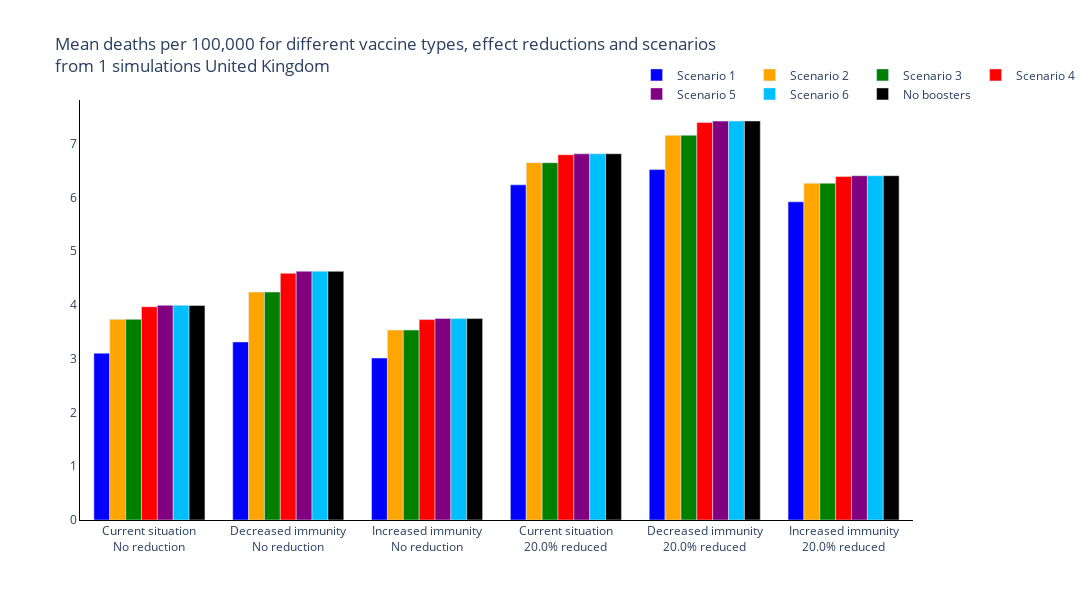
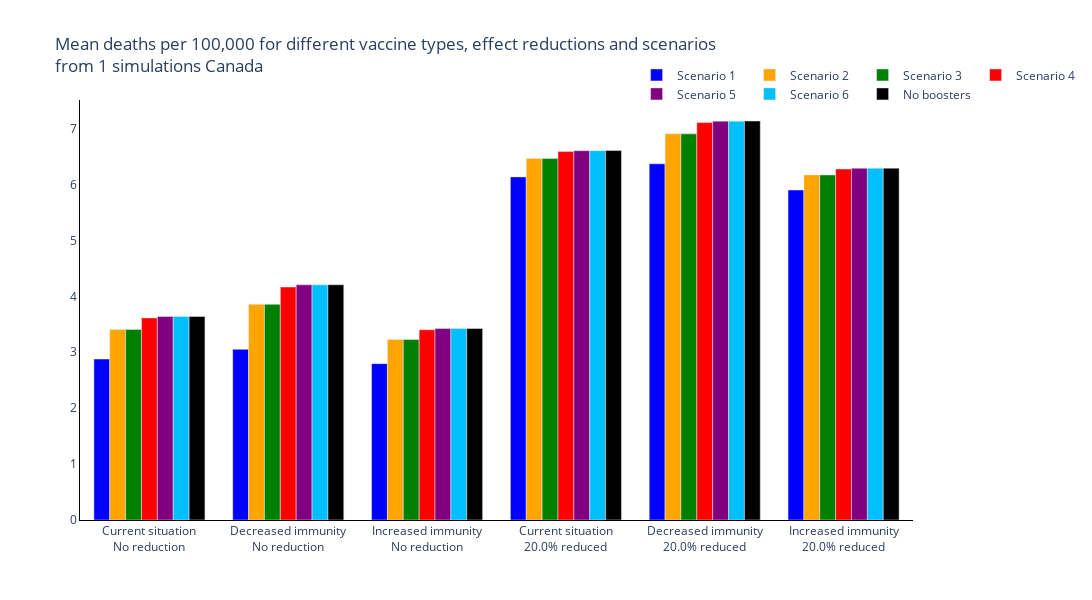
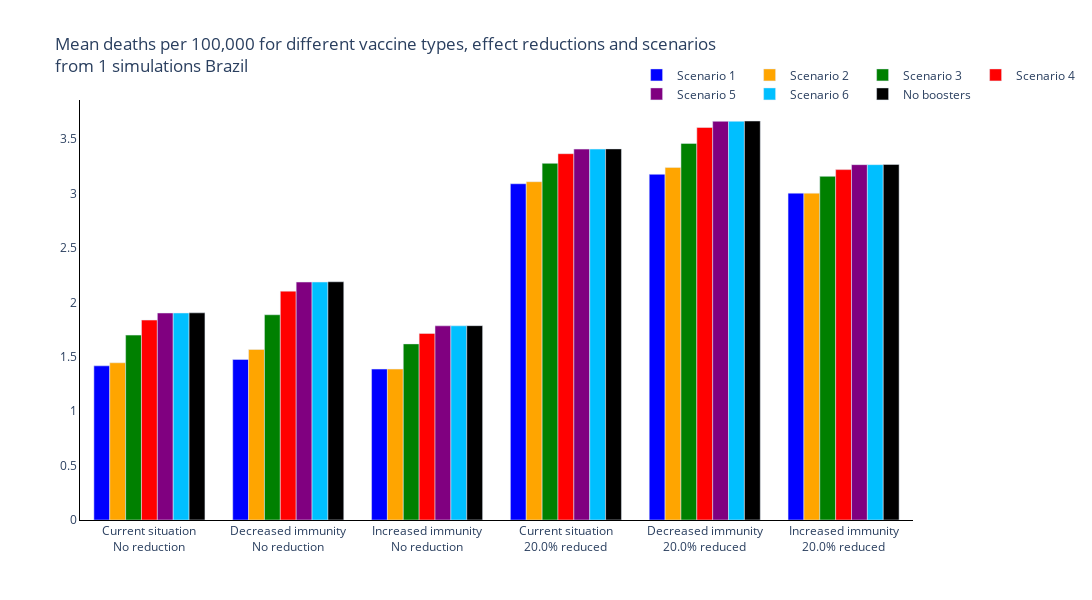
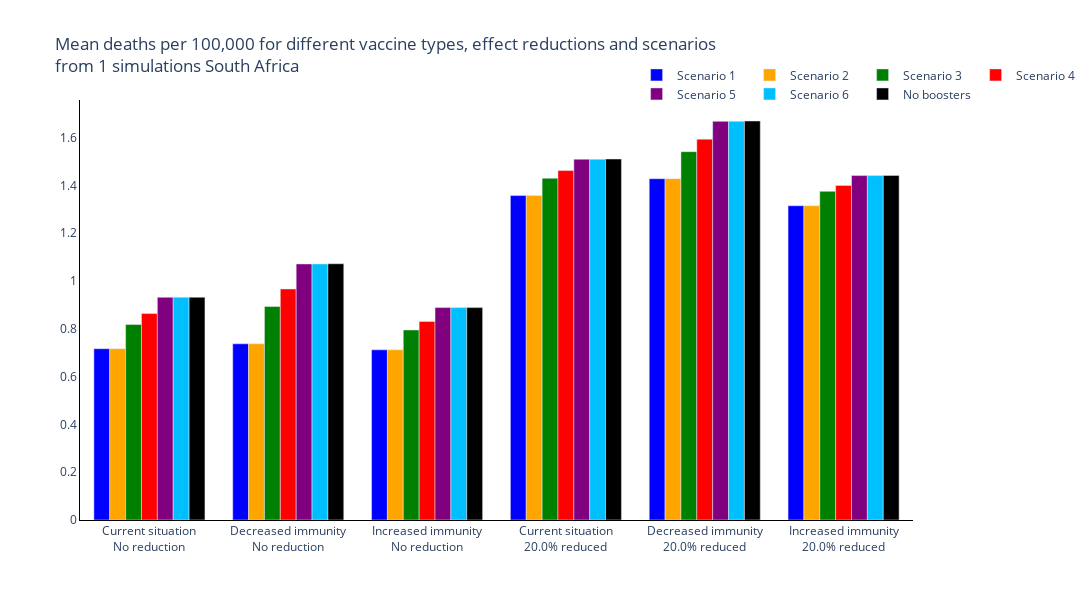

Notebook code for these charts, in order:
### Markdown cell above
## Summary Figures
### Total Deaths

### Code cell
new_colours = ['blue', 'orange', 'green', 'red', 'purple', 'deepskyblue', 'black']

trace_name = ['Scenario {}'.format(s+1) for s, scenario in enumerate(scenario_names[:-1])] + [scenario_names[-1]]

for r, reg in enumerate(regions):
    fig = go.Figure()
    # Plot for each region
    for s, scenario in enumerate(scenario_names):
        fig.add_trace(
            go.Bar(
                y=[np.sum(total_new_deaths_mean[r][cv, ss, s, :]) for cv, change_vacc in enumerate(changes_vaccine) for ss, sero_scen in enumerate(seroprevalance_scenarios)],
                x=['{}<br>{}% reduced'.format(sero_scen, 100 * change_vacc) if change_vacc!=0 else '{}<br>No reduction'.format(sero_scen) for cv, change_vacc in enumerate(changes_vaccine) for ss, sero_scen in enumerate(seroprevalance_scenarios)],
                name=trace_name[s],
                marker_color=new_colours[s]
            )
        )

    # Add axis labels
    fig.update_layout(
        boxmode='group',
        title='Mean deaths per 100,000 for different vaccine types, effect reductions and scenarios<br>from {} simulations {}'.format(len(regimes), reg),
        width=1100,
        height=600,
        plot_bgcolor='white',
        xaxis=dict(linecolor='black'),
        yaxis=dict(linecolor='black'),
        hovermode='x unified',
        legend=dict(
                orientation="h",
                yanchor="bottom",
                y=0.98,
                xanchor="right",
                x=1.2
            )
        )

    fig.write_image('images/report4_variant_adapted_vaccine/Deaths per Scenario and Vaccine Type {}.pdf'.format(reg))
    fig.show()

### Figure 1 — Plotly figure (JSON) as saved in the notebook; plotly's stock layout.template omitted (floating-point values rounded to 4 significant figures)
{"data": [{"marker": {"color": "blue"}, "name": "Scenario 1", "type": "bar", "x": ["Current situation<br>No reduction", "Decreased immunity<br>No reduction", "Increased immunity<br>No reduction", "Current situation<br>20.0% reduced", "Decreased immunity<br>20.0% reduced", "Increased immunity<br>20.0% reduced"], "y": [3.104, 3.313, 3.013, 6.235, 6.519, 5.919]}, {"marker": {"color": "orange"}, "name": "Scenario 2", "type": "bar", "x": ["Current situation<br>No reduction", "Decreased immunity<br>No reduction", "Increased immunity<br>No reduction", "Current situation<br>20.0% reduced", "Decreased immunity<br>20.0% reduced", "Increased immunity<br>20.0% reduced"], "y": [3.734, 4.241, 3.534, 6.647, 7.159, 6.266]}, {"marker": {"color": "green"}, "name": "Scenario 3", "type": "bar", "x": ["Current situation<br>No reduction", "Decreased immunity<br>No reduction", "Increased immunity<br>No reduction", "Current situation<br>20.0% reduced", "Decreased immunity<br>20.0% reduced", "Increased immunity<br>20.0% reduced"], "y": [3.734, 4.241, 3.534, 6.647, 7.159, 6.266]}, {"marker": {"color": "red"}, "name": "Scenario 4", "type": "bar", "x": ["Current situation<br>No reduction", "Decreased immunity<br>No reduction", "Increased immunity<br>No reduction", "Current situation<br>20.0% reduced", "Decreased immunity<br>20.0% reduced", "Increased immunity<br>20.0% reduced"], "y": [3.967, 4.589, 3.729, 6.795, 7.394, 6.39]}, {"marker": {"color": "purple"}, "name": "Scenario 5", "type": "bar", "x": ["Current situation<br>No reduction", "Decreased immunity<br>No reduction", "Increased immunity<br>No reduction", "Current situation<br>20.0% reduced", "Decreased immunity<br>20.0% reduced", "Increased immunity<br>20.0% reduced"], "y": [3.993, 4.628, 3.75, 6.812, 7.422, 6.405]}, {"marker": {"color": "deepskyblue"}, "name": "Scenario 6", "type": "bar", "x": ["Current situation<br>No reduction", "Decreased immunity<br>No reduction", "Increased immunity<br>No reduction", "Current situation<br>20.0% reduced", "Decreased immunity<br>20.0% reduced", "Increased immunity<br>20.0% reduced"], "y": [3.993, 4.628, 3.75, 6.812, 7.422, 6.405]}, {"marker": {"color": "black"}, "name": "No boosters", "type": "bar", "x": ["Current situation<br>No reduction", "Decreased immunity<br>No reduction", "Increased immunity<br>No reduction", "Current situation<br>20.0% reduced", "Decreased immunity<br>20.0% reduced", "Increased immunity<br>20.0% reduced"], "y": [3.991, 4.626, 3.748, 6.814, 7.423, 6.406]}], "layout": {"boxmode": "group", "height": 600, "hovermode": "x unified", "legend": {"orientation": "h", "x": 1.2, "xanchor": "right", "y": 0.98, "yanchor": "bottom"}, "plot_bgcolor": "white", "title": {"text": "Mean deaths per 100,000 for different vaccine types, effect reductions and scenarios<br>from 1 simulations United Kingdom"}, "width": 1100, "xaxis": {"linecolor": "black"}, "yaxis": {"linecolor": "black"}}}

### Figure 2 — Plotly figure (JSON) as saved in the notebook; plotly's stock layout.template omitted (floating-point values rounded to 4 significant figures)
{"data": [{"marker": {"color": "blue"}, "name": "Scenario 1", "type": "bar", "x": ["Current situation<br>No reduction", "Decreased immunity<br>No reduction", "Increased immunity<br>No reduction", "Current situation<br>20.0% reduced", "Decreased immunity<br>20.0% reduced", "Increased immunity<br>20.0% reduced"], "y": [2.879, 3.053, 2.797, 6.138, 6.372, 5.902]}, {"marker": {"color": "orange"}, "name": "Scenario 2", "type": "bar", "x": ["Current situation<br>No reduction", "Decreased immunity<br>No reduction", "Increased immunity<br>No reduction", "Current situation<br>20.0% reduced", "Decreased immunity<br>20.0% reduced", "Increased immunity<br>20.0% reduced"], "y": [3.409, 3.858, 3.228, 6.467, 6.907, 6.173]}, {"marker": {"color": "green"}, "name": "Scenario 3", "type": "bar", "x": ["Current situation<br>No reduction", "Decreased immunity<br>No reduction", "Increased immunity<br>No reduction", "Current situation<br>20.0% reduced", "Decreased immunity<br>20.0% reduced", "Increased immunity<br>20.0% reduced"], "y": [3.409, 3.858, 3.228, 6.467, 6.907, 6.173]}, {"marker": {"color": "red"}, "name": "Scenario 4", "type": "bar", "x": ["Current situation<br>No reduction", "Decreased immunity<br>No reduction", "Increased immunity<br>No reduction", "Current situation<br>20.0% reduced", "Decreased immunity<br>20.0% reduced", "Increased immunity<br>20.0% reduced"], "y": [3.615, 4.167, 3.403, 6.59, 7.108, 6.278]}, {"marker": {"color": "purple"}, "name": "Scenario 5", "type": "bar", "x": ["Current situation<br>No reduction", "Decreased immunity<br>No reduction", "Increased immunity<br>No reduction", "Current situation<br>20.0% reduced", "Decreased immunity<br>20.0% reduced", "Increased immunity<br>20.0% reduced"], "y": [3.641, 4.207, 3.425, 6.606, 7.134, 6.292]}, {"marker": {"color": "deepskyblue"}, "name": "Scenario 6", "type": "bar", "x": ["Current situation<br>No reduction", "Decreased immunity<br>No reduction", "Increased immunity<br>No reduction", "Current situation<br>20.0% reduced", "Decreased immunity<br>20.0% reduced", "Increased immunity<br>20.0% reduced"], "y": [3.641, 4.207, 3.425, 6.606, 7.134, 6.292]}, {"marker": {"color": "black"}, "name": "No boosters", "type": "bar", "x": ["Current situation<br>No reduction", "Decreased immunity<br>No reduction", "Increased immunity<br>No reduction", "Current situation<br>20.0% reduced", "Decreased immunity<br>20.0% reduced", "Increased immunity<br>20.0% reduced"], "y": [3.641, 4.208, 3.425, 6.608, 7.137, 6.294]}], "layout": {"boxmode": "group", "height": 600, "hovermode": "x unified", "legend": {"orientation": "h", "x": 1.2, "xanchor": "right", "y": 0.98, "yanchor": "bottom"}, "plot_bgcolor": "white", "title": {"text": "Mean deaths per 100,000 for different vaccine types, effect reductions and scenarios<br>from 1 simulations Canada"}, "width": 1100, "xaxis": {"linecolor": "black"}, "yaxis": {"linecolor": "black"}}}

### Figure 3 — Plotly figure (JSON) as saved in the notebook; plotly's stock layout.template omitted (floating-point values rounded to 4 significant figures)
{"data": [{"marker": {"color": "blue"}, "name": "Scenario 1", "type": "bar", "x": ["Current situation<br>No reduction", "Decreased immunity<br>No reduction", "Increased immunity<br>No reduction", "Current situation<br>20.0% reduced", "Decreased immunity<br>20.0% reduced", "Increased immunity<br>20.0% reduced"], "y": [1.417, 1.476, 1.387, 3.091, 3.178, 3.004]}, {"marker": {"color": "orange"}, "name": "Scenario 2", "type": "bar", "x": ["Current situation<br>No reduction", "Decreased immunity<br>No reduction", "Increased immunity<br>No reduction", "Current situation<br>20.0% reduced", "Decreased immunity<br>20.0% reduced", "Increased immunity<br>20.0% reduced"], "y": [1.445, 1.567, 1.387, 3.11, 3.241, 3.004]}, {"marker": {"color": "green"}, "name": "Scenario 3", "type": "bar", "x": ["Current situation<br>No reduction", "Decreased immunity<br>No reduction", "Increased immunity<br>No reduction", "Current situation<br>20.0% reduced", "Decreased immunity<br>20.0% reduced", "Increased immunity<br>20.0% reduced"], "y": [1.7, 1.887, 1.619, 3.278, 3.462, 3.159]}, {"marker": {"color": "red"}, "name": "Scenario 4", "type": "bar", "x": ["Current situation<br>No reduction", "Decreased immunity<br>No reduction", "Increased immunity<br>No reduction", "Current situation<br>20.0% reduced", "Decreased immunity<br>20.0% reduced", "Increased immunity<br>20.0% reduced"], "y": [1.838, 2.104, 1.715, 3.367, 3.608, 3.221]}, {"marker": {"color": "purple"}, "name": "Scenario 5", "type": "bar", "x": ["Current situation<br>No reduction", "Decreased immunity<br>No reduction", "Increased immunity<br>No reduction", "Current situation<br>20.0% reduced", "Decreased immunity<br>20.0% reduced", "Increased immunity<br>20.0% reduced"], "y": [1.903, 2.187, 1.785, 3.409, 3.665, 3.267]}, {"marker": {"color": "deepskyblue"}, "name": "Scenario 6", "type": "bar", "x": ["Current situation<br>No reduction", "Decreased immunity<br>No reduction", "Increased immunity<br>No reduction", "Current situation<br>20.0% reduced", "Decreased immunity<br>20.0% reduced", "Increased immunity<br>20.0% reduced"], "y": [1.903, 2.187, 1.785, 3.409, 3.665, 3.267]}, {"marker": {"color": "black"}, "name": "No boosters", "type": "bar", "x": ["Current situation<br>No reduction", "Decreased immunity<br>No reduction", "Increased immunity<br>No reduction", "Current situation<br>20.0% reduced", "Decreased immunity<br>20.0% reduced", "Increased immunity<br>20.0% reduced"], "y": [1.904, 2.19, 1.786, 3.412, 3.668, 3.269]}], "layout": {"boxmode": "group", "height": 600, "hovermode": "x unified", "legend": {"orientation": "h", "x": 1.2, "xanchor": "right", "y": 0.98, "yanchor": "bottom"}, "plot_bgcolor": "white", "title": {"text": "Mean deaths per 100,000 for different vaccine types, effect reductions and scenarios<br>from 1 simulations Brazil"}, "width": 1100, "xaxis": {"linecolor": "black"}, "yaxis": {"linecolor": "black"}}}

### Figure 4 — Plotly figure (JSON) as saved in the notebook; plotly's stock layout.template omitted (floating-point values rounded to 4 significant figures)
{"data": [{"marker": {"color": "blue"}, "name": "Scenario 1", "type": "bar", "x": ["Current situation<br>No reduction", "Decreased immunity<br>No reduction", "Increased immunity<br>No reduction", "Current situation<br>20.0% reduced", "Decreased immunity<br>20.0% reduced", "Increased immunity<br>20.0% reduced"], "y": [0.7166, 0.7372, 0.7121, 1.358, 1.428, 1.315]}, {"marker": {"color": "orange"}, "name": "Scenario 2", "type": "bar", "x": ["Current situation<br>No reduction", "Decreased immunity<br>No reduction", "Increased immunity<br>No reduction", "Current situation<br>20.0% reduced", "Decreased immunity<br>20.0% reduced", "Increased immunity<br>20.0% reduced"], "y": [0.7166, 0.7372, 0.7121, 1.358, 1.428, 1.315]}, {"marker": {"color": "green"}, "name": "Scenario 3", "type": "bar", "x": ["Current situation<br>No reduction", "Decreased immunity<br>No reduction", "Increased immunity<br>No reduction", "Current situation<br>20.0% reduced", "Decreased immunity<br>20.0% reduced", "Increased immunity<br>20.0% reduced"], "y": [0.8178, 0.8932, 0.795, 1.43, 1.541, 1.375]}, {"marker": {"color": "red"}, "name": "Scenario 4", "type": "bar", "x": ["Current situation<br>No reduction", "Decreased immunity<br>No reduction", "Increased immunity<br>No reduction", "Current situation<br>20.0% reduced", "Decreased immunity<br>20.0% reduced", "Increased immunity<br>20.0% reduced"], "y": [0.8638, 0.9666, 0.8307, 1.462, 1.593, 1.4]}, {"marker": {"color": "purple"}, "name": "Scenario 5", "type": "bar", "x": ["Current situation<br>No reduction", "Decreased immunity<br>No reduction", "Increased immunity<br>No reduction", "Current situation<br>20.0% reduced", "Decreased immunity<br>20.0% reduced", "Increased immunity<br>20.0% reduced"], "y": [0.932, 1.071, 0.8888, 1.51, 1.668, 1.441]}, {"marker": {"color": "deepskyblue"}, "name": "Scenario 6", "type": "bar", "x": ["Current situation<br>No reduction", "Decreased immunity<br>No reduction", "Increased immunity<br>No reduction", "Current situation<br>20.0% reduced", "Decreased immunity<br>20.0% reduced", "Increased immunity<br>20.0% reduced"], "y": [0.932, 1.071, 0.8888, 1.51, 1.668, 1.441]}, {"marker": {"color": "black"}, "name": "No boosters", "type": "bar", "x": ["Current situation<br>No reduction", "Decreased immunity<br>No reduction", "Increased immunity<br>No reduction", "Current situation<br>20.0% reduced", "Decreased immunity<br>20.0% reduced", "Increased immunity<br>20.0% reduced"], "y": [0.932, 1.072, 0.8887, 1.511, 1.67, 1.442]}], "layout": {"boxmode": "group", "height": 600, "hovermode": "x unified", "legend": {"orientation": "h", "x": 1.2, "xanchor": "right", "y": 0.98, "yanchor": "bottom"}, "plot_bgcolor": "white", "title": {"text": "Mean deaths per 100,000 for different vaccine types, effect reductions and scenarios<br>from 1 simulations South Africa"}, "width": 1100, "xaxis": {"linecolor": "black"}, "yaxis": {"linecolor": "black"}}}
